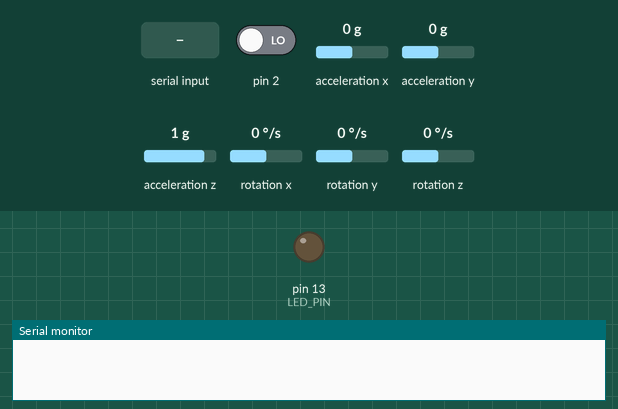
Recording of a sketch running on a simulated Arduino Uno, built with avr-gcc and run on an emulated ATmega328P. Parts: output pins drawn as LEDs (lit = HIGH), the last lines printed to the serial monitor. The test bench sets the inputs (shaded band); at power-on: rotation z 0 °/s, pin 2 LOW, acceleration x 0 g, acceleration y 0 g, acceleration z 1 g, rotation x 0 °/s, rotation y 0 °/s. The sensor or clock chip raises its interrupt line as the real part does.

Above: at 0.9 s.
1.0 s: "1\n" received over Serial
At 1.53 s:
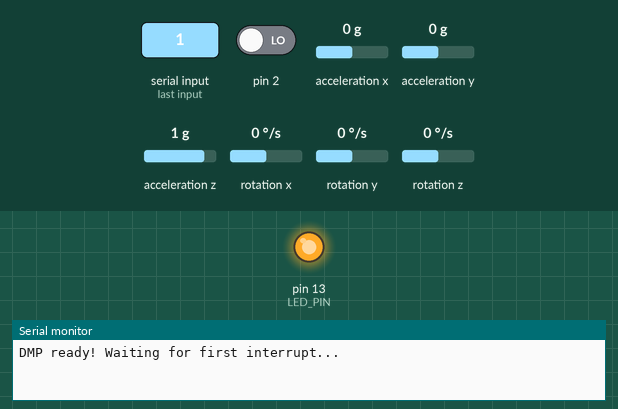
At 2.4 s:
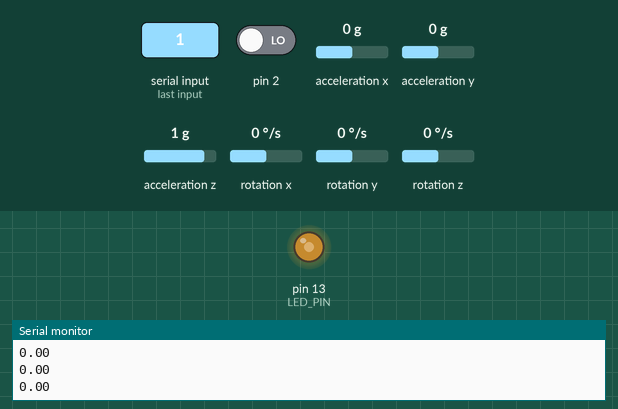
3.1 s: rotation z set to -192 °/s
4.6 s: pin 2 driven HIGH
6.1 s: acceleration x set to -1.4 g
7.6 s: acceleration y set to -1.4 g
9.1 s: acceleration z set to -1.4 g
Timing chart, 0 to 11.6 s (numbered marks = the images above; inputs shaded):
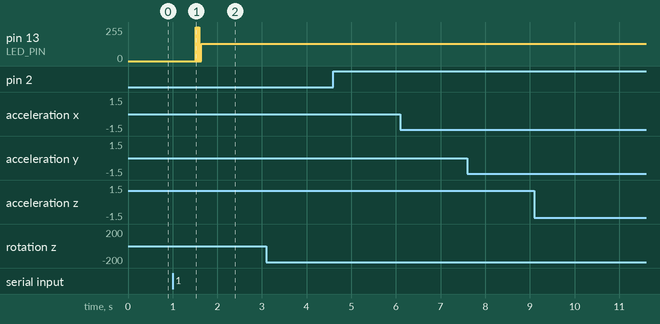

The sketch:

MPU6050__DMP6.ino
```cpp
#include <SoftwareSerial.h>
SoftwareSerial car(10,11);
#include <Wire.h>
#include <MPU6050_6Axis_MotionApps20.h>
#if I2CDEV_IMPLEMENTATION == I2CDEV_ARDUINO_WIRE
#include <I2Cdev.h>
#endif

MPU6050 mpu;
#define OUTPUT_READABLE_YAWPITCHROLL

#define LED_PIN 13
bool blinkState = false;


bool dmpReady = false;
uint8_t mpuIntStatus;
uint8_t devStatus;
uint16_t packetSize;
uint16_t fifoCount;
uint8_t fifoBuffer[64];


Quaternion q;
VectorFloat gravity;
//float euler[3];
float ypr[3];
uint8_t teapotPacket[14] = { '$', 0x02, 0,0, 0,0, 0,0, 0,0, 0x00, 0x00, '\r', '\n' };

volatile bool mpuInterrupt = false;
void dmpDataReady() {
    mpuInterrupt = true;
}
void setup() {
    #if I2CDEV_IMPLEMENTATION == I2CDEV_ARDUINO_WIRE
        Wire.begin();
        TWBR = 24;
    #elif I2CDEV_IMPLEMENTATION == I2CDEV_BUILTIN_FASTWIRE
        Fastwire::setup(400, true);
    #endif
    Serial.begin(9600);

    car.begin(9600);
    while (!Serial);

    //Serial.println(F("Initializing I2C devices..."));
    mpu.initialize();
    //Serial.println(F("Testing device connections..."));
    //Serial.println(mpu.testConnection() ? F("MPU6050 connection successful") : F("MPU6050 connection failed"));

    //Serial.println(F("\nSend any character to begin DMP programming and demo: "));
    while (Serial.available() && Serial.read());
    while (!Serial.available());
    while (Serial.available() && Serial.read());

    //Serial.println(F("Initializing DMP..."));
    devStatus = mpu.dmpInitialize();
    mpu.setXGyroOffset(220);
    mpu.setYGyroOffset(76);
    mpu.setZGyroOffset(-85);
    mpu.setZAccelOffset(1788);
    if (devStatus == 0) {
        //Serial.println(F("Enabling DMP..."));
        mpu.setDMPEnabled(true);

        //Serial.println(F("Enabling interrupt detection (Arduino external interrupt 0)..."));
        attachInterrupt(0, dmpDataReady, RISING);
        mpuIntStatus = mpu.getIntStatus();

        Serial.println(F("DMP ready! Waiting for first interrupt..."));
        dmpReady = true;

        packetSize = mpu.dmpGetFIFOPacketSize();
    } else {
       // Serial.print(F("DMP Initialization failed (code "));
        //Serial.print(devStatus);
        //Serial.println(F(")"));
    }

    pinMode(LED_PIN, OUTPUT);
}

void loop() {
    if (!dmpReady) return;

    while (!mpuInterrupt && fifoCount < packetSize) {
    }

    mpuInterrupt = false;
    mpuIntStatus = mpu.getIntStatus();

    fifoCount = mpu.getFIFOCount();

     if ((mpuIntStatus & 0x10) || fifoCount == 1024) {
        mpu.resetFIFO();

    } else if (mpuIntStatus & 0x02) {
        while (fifoCount < packetSize) fifoCount = mpu.getFIFOCount();

        mpu.getFIFOBytes(fifoBuffer, packetSize);

        fifoCount -= packetSize;

        #ifdef OUTPUT_READABLE_QUATERNION
            mpu.dmpGetQuaternion(&q, fifoBuffer);

        #endif

        #ifdef OUTPUT_READABLE_EULER
            // display Euler angles in degrees
            mpu.dmpGetQuaternion(&q, fifoBuffer);
            mpu.dmpGetEuler(euler, &q);

        #endif

        #ifdef OUTPUT_READABLE_YAWPITCHROLL
            mpu.dmpGetQuaternion(&q, fifoBuffer);
            mpu.dmpGetGravity(&gravity, &q);
            mpu.dmpGetYawPitchRoll(ypr, &q, &gravity);
            Serial.println(ypr[0] * 180/M_PI);
        #endif


        blinkState = !blinkState;
        digitalWrite(LED_PIN, blinkState);
    }
}
```
